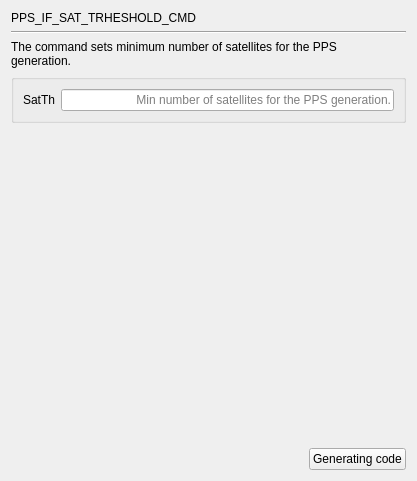
     <widget class="QWidget" name="page_PPS_IF_SAT_TRHESHOLD_CMD">
      <layout class="QGridLayout" name="gridLayout_55">
       <item row="0" column="0" colspan="2">
        <widget class="QLabel" name="label_116">
         <property name="text">
          <string>PPS_IF_SAT_TRHESHOLD_CMD</string>
         </property>
        </widget>
       </item>
       <item row="1" column="0" colspan="2">
        <widget class="Line" name="line_31">
         <property name="orientation">
          <enum>Qt::Horizontal</enum>
         </property>
        </widget>
       </item>
       <item row="2" column="0" colspan="2">
        <widget class="QLabel" name="label_117">
         <property name="text">
          <string>The command sets minimum number of satellites for the PPS 
generation.</string>
         </property>
        </widget>
       </item>
       <item row="3" column="0" colspan="2">
        <widget class="QGroupBox" name="groupBox_23">
         <property name="title">
          <string/>
         </property>
         <layout class="QGridLayout" name="gridLayout_54">
          <item row="0" column="0">
           <widget class="QLabel" name="label_132">
            <property name="text">
             <string>SatTh</string>
            </property>
           </widget>
          </item>
          <item row="0" column="1">
           <widget class="QLineEdit" name="lineEdit_PPS_SAT_SatTh">
            <property name="alignment">
             <set>Qt::AlignRight|Qt::AlignTrailing|Qt::AlignVCenter</set>
            </property>
            <property name="placeholderText">
             <string>Min number of satellites for the PPS generation.</string>
            </property>
           </widget>
          </item>
         </layout>
        </widget>
       </item>
       <item row="4" column="1">
        <spacer name="verticalSpacer_31">
         <property name="orientation">
          <enum>Qt::Vertical</enum>
         </property>
         <property name="sizeHint" stdset="0">
          <size>
           <width>20</width>
           <height>319</height>
          </size>
         </property>
        </spacer>
       </item>
       <item row="5" column="0">
        <spacer name="horizontalSpacer_31">
         <property name="orientation">
          <enum>Qt::Horizontal</enum>
         </property>
         <property name="sizeHint" stdset="0">
          <size>
           <width>292</width>
           <height>20</height>
          </size>
         </property>
        </spacer>
       </item>
       <item row="5" column="1">
        <widget class="QPushButton" name="GC_PPS_IF_SAT_TRHESHOLD_CMD">
         <property name="layoutDirection">
          <enum>Qt::LeftToRight</enum>
         </property>
         <property name="text">
          <string>Generating code</string>
         </property>
        </widget>
       </item>
      </layout>
     </widget>
